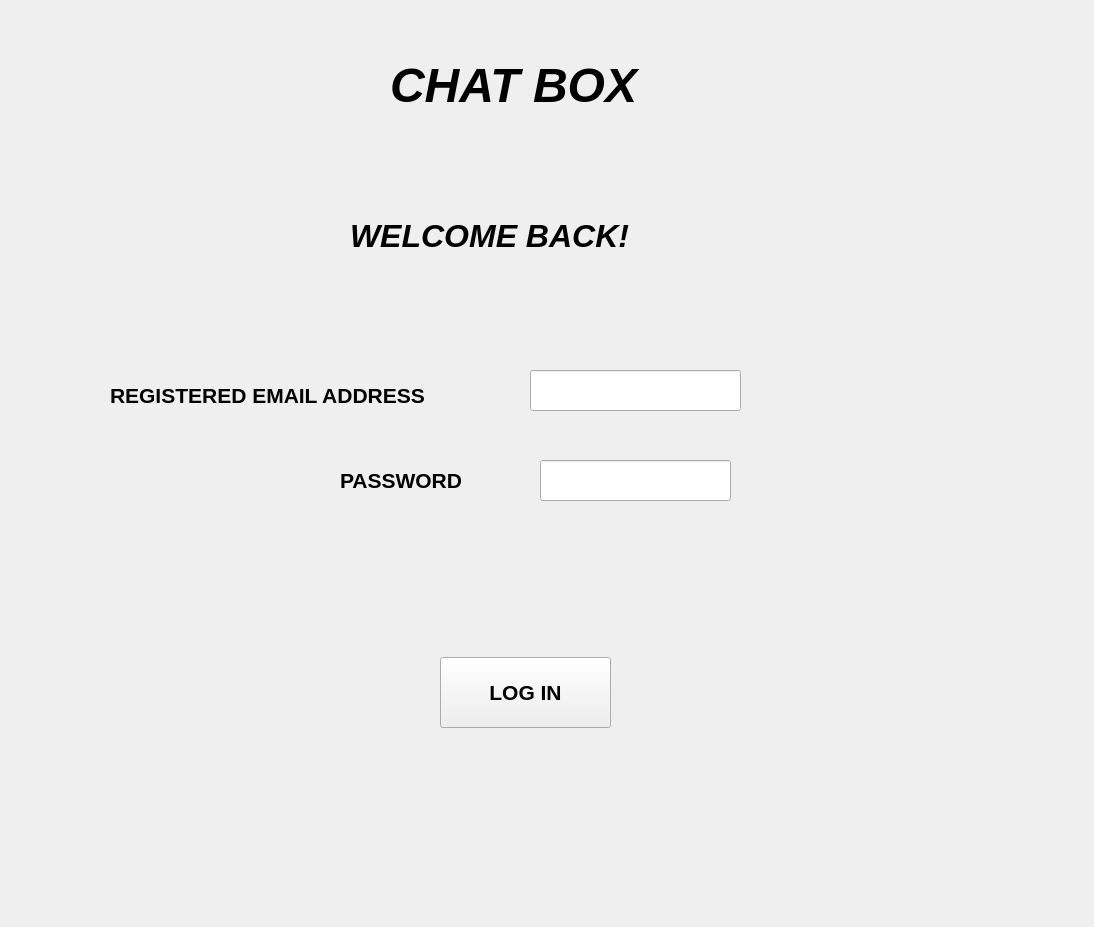
<?xml version="1.0" encoding="UTF-8"?>
<ui version="4.0">
 <class>Form</class>
 <widget class="QWidget" name="Form">
  <property name="geometry">
   <rect>
    <x>0</x>
    <y>0</y>
    <width>1094</width>
    <height>927</height>
   </rect>
  </property>
  <property name="windowTitle">
   <string>Form</string>
  </property>
  <widget class="QLabel" name="label">
   <property name="geometry">
    <rect>
     <x>390</x>
     <y>60</y>
     <width>351</width>
     <height>51</height>
    </rect>
   </property>
   <property name="font">
    <font>
     <family>Arial</family>
     <pointsize>36</pointsize>
     <weight>75</weight>
     <italic>true</italic>
     <bold>true</bold>
    </font>
   </property>
   <property name="text">
    <string>CHAT BOX</string>
   </property>
  </widget>
  <widget class="QLabel" name="label_2">
   <property name="geometry">
    <rect>
     <x>350</x>
     <y>190</y>
     <width>361</width>
     <height>91</height>
    </rect>
   </property>
   <property name="font">
    <font>
     <family>Arial</family>
     <pointsize>24</pointsize>
     <weight>75</weight>
     <italic>true</italic>
     <bold>true</bold>
    </font>
   </property>
   <property name="text">
    <string>WELCOME BACK!</string>
   </property>
  </widget>
  <widget class="QLabel" name="label_3">
   <property name="geometry">
    <rect>
     <x>110</x>
     <y>360</y>
     <width>471</width>
     <height>71</height>
    </rect>
   </property>
   <property name="font">
    <font>
     <family>Arial</family>
     <pointsize>16</pointsize>
     <weight>75</weight>
     <bold>true</bold>
    </font>
   </property>
   <property name="text">
    <string>REGISTERED EMAIL ADDRESS</string>
   </property>
  </widget>
  <widget class="QLineEdit" name="lineEdit">
   <property name="geometry">
    <rect>
     <x>530</x>
     <y>370</y>
     <width>211</width>
     <height>41</height>
    </rect>
   </property>
  </widget>
  <widget class="QLabel" name="label_4">
   <property name="geometry">
    <rect>
     <x>340</x>
     <y>460</y>
     <width>221</width>
     <height>41</height>
    </rect>
   </property>
   <property name="font">
    <font>
     <family>Arial</family>
     <pointsize>16</pointsize>
     <weight>75</weight>
     <bold>true</bold>
    </font>
   </property>
   <property name="text">
    <string>PASSWORD</string>
   </property>
  </widget>
  <widget class="QLineEdit" name="lineEdit_2">
   <property name="geometry">
    <rect>
     <x>540</x>
     <y>460</y>
     <width>191</width>
     <height>41</height>
    </rect>
   </property>
  </widget>
  <widget class="QPushButton" name="pushButton">
   <property name="geometry">
    <rect>
     <x>440</x>
     <y>657</y>
     <width>171</width>
     <height>71</height>
    </rect>
   </property>
   <property name="font">
    <font>
     <pointsize>16</pointsize>
     <weight>75</weight>
     <bold>true</bold>
    </font>
   </property>
   <property name="text">
    <string>LOG IN</string>
   </property>
  </widget>
 </widget>
 <resources/>
 <connections/>
</ui>
